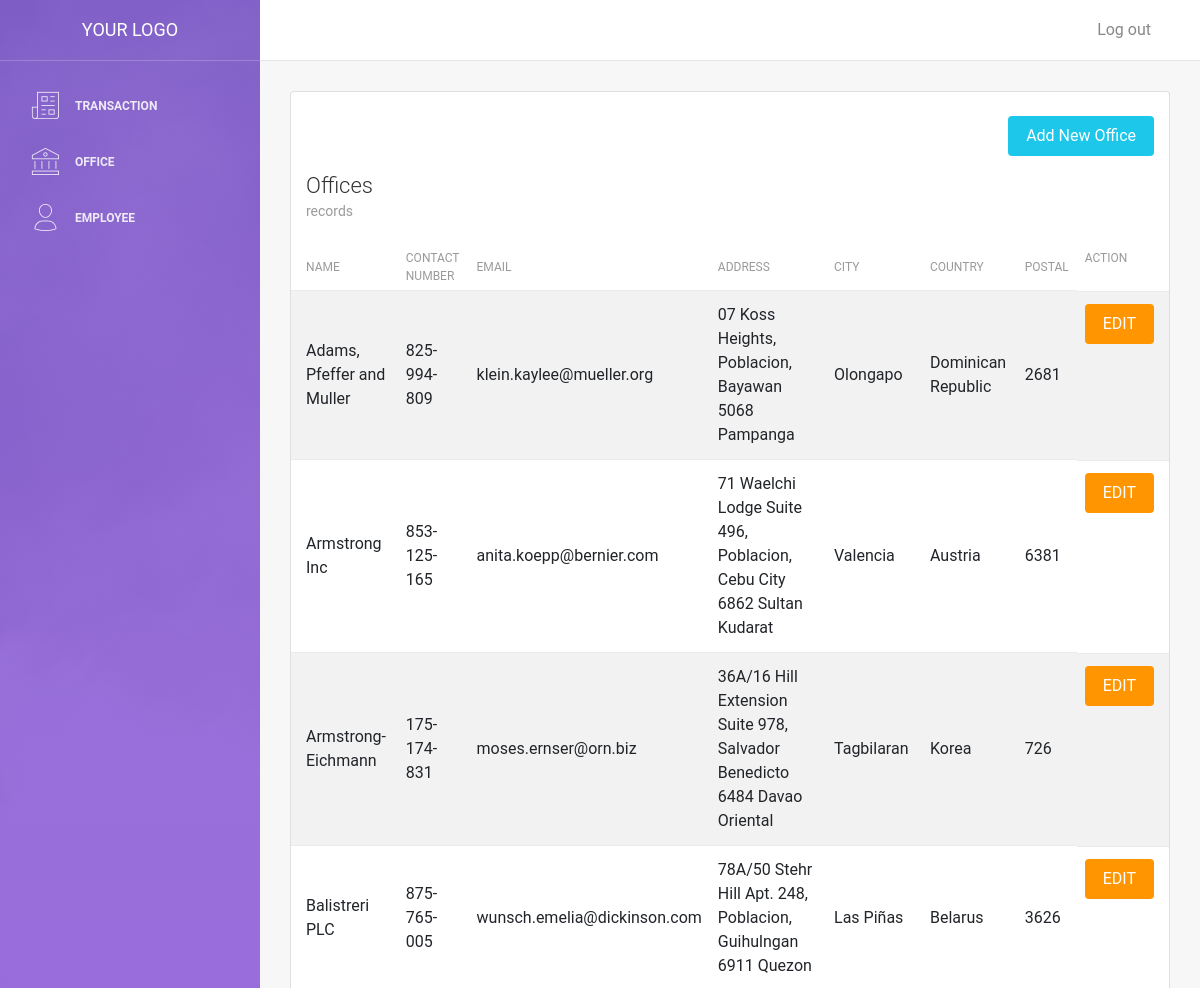
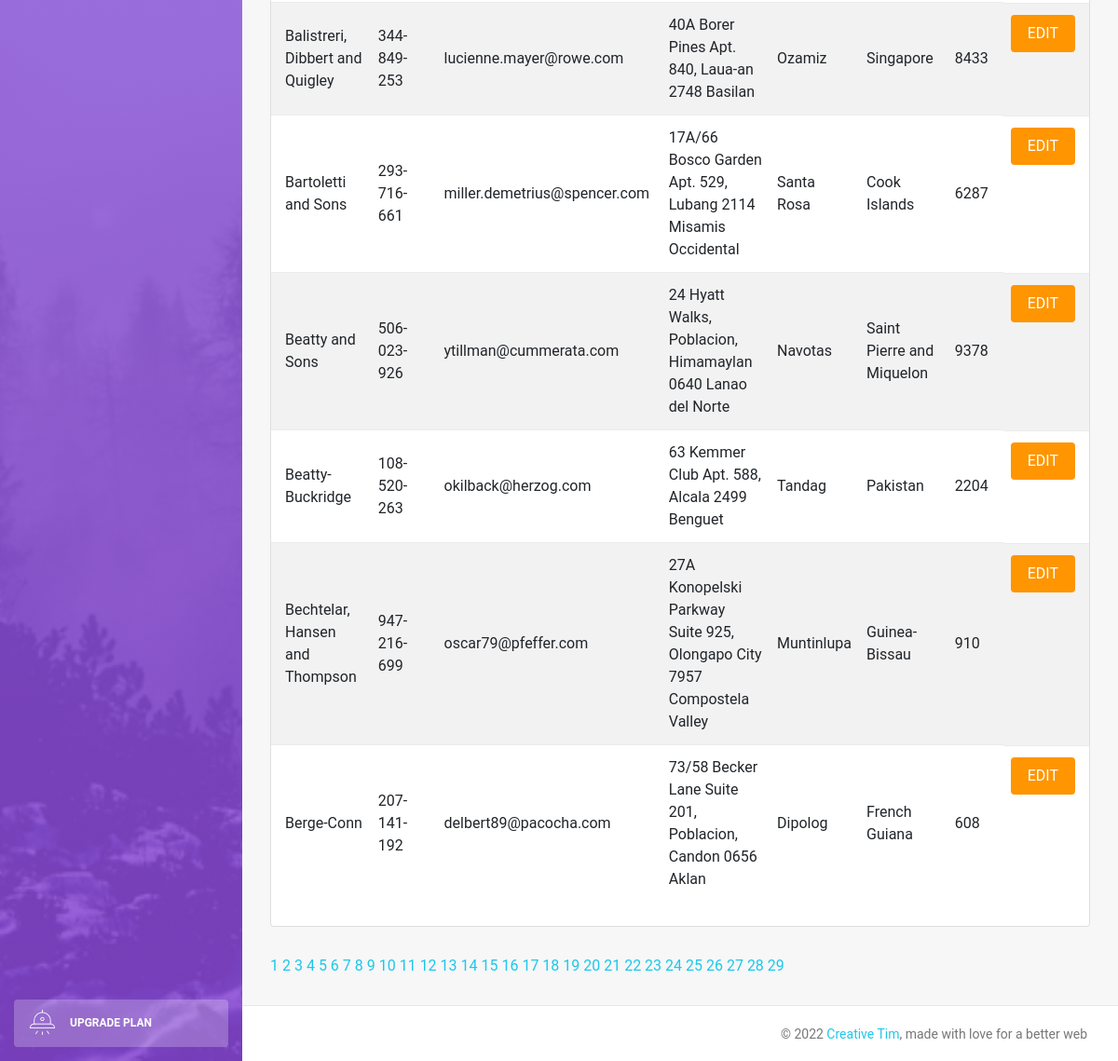
Screenshot of /office.php with the database file from the repository (2 pictures, top to bottom).
### tables this page shows
CREATE TABLE IF NOT EXISTS `office` (
  `id` int NOT NULL AUTO_INCREMENT,
  `name` varchar(45) NOT NULL,
  `contactnum` varchar(45) DEFAULT NULL,
  `email` varchar(45) DEFAULT NULL,
  `address` varchar(100) DEFAULT NULL,
  `city` varchar(45) DEFAULT NULL,
  `country` varchar(45) DEFAULT NULL,
  `postal` int DEFAULT NULL,
  PRIMARY KEY (`id`)
);

### office.php (the view, shortened to what this page needs)
<!DOCTYPE html>
<html lang="en">
<head>
    <link rel="stylesheet" href="https://maxcdn.bootstrapcdn.com/font-awesome/latest/css/font-awesome.min.css" />
    <link href="assets/css/bootstrap.min.css" rel="stylesheet" />
    <link href="assets/css/light-bootstrap-dashboard.css?v=2.0.0 " rel="stylesheet" />
</head>
<?php
    require "config/db.php";
    $result_per_page = 10;
    $query01 = "SELECT * FROM office";
    $resultRows = mysqli_query($conn, $query01);
    $number_of_results = mysqli_num_rows($resultRows);
    $number_of_page = ceil($number_of_results / $result_per_page);
    if(!isset($_GET['page'])){
        $page=1;
    }else{
        $page = $_GET['page'];
    }
    $page_first_result = ($page-1) * $result_per_page;
    $query = "SELECT id, name, contactnum, email, address, city, country, postal FROM office ORDER BY name LIMIT $page_first_result, $result_per_page" ;
    $result = mysqli_query($conn, $query);
    $office = mysqli_fetch_all($result, MYSQLI_ASSOC);
?>
<body>
    <div class="wrapper">
        <div class="sidebar" data-image="assets/img/sidebar-5.jpg">
            <div class="sidebar-wrapper">
                <?php include('includes/sidebar.php')?>
            </div>
        <div class="main-panel">
            <nav class="navbar navbar-expand-lg " color-on-scroll="500">
                <?php include('includes/navbar.php'); ?>
            </nav>
            <div class="content">
                <div class="container-fluid">
                    <div class="row">
                        <div class="col-md-12">
                            <div class="card strpied-tabled-with-hover">
                                <br/>
                                <div class="col-md-12">
                                    <a href="office-add.php">
                                        <button type="submit" class="btn btn-info btn-fill pull-right">Add New Office</button>
                                    </a>
                                </div>
                                <div class="card-header">
                                    <h4 class="card-title">Offices</h4>
                                    <p class="card-category">records</p>
                                </div>
                                <div class="card-body table-full-width table-responsive">
                                    <table class="table table-hover table-striped">
                                        <thead>
                                            <th>NAME</th>
                                            <th>CONTACT NUMBER</th>
                                            <th>EMAIL</th>
                                            <th>ADDRESS</th>
                                            <th>CITY</th>
                                            <th>COUNTRY</th>
                                            <th>POSTAL</th>
                                            <th>ACTION</th>
                                        </thead>
                                        <tbody>
                                            <?php foreach ($office as $offices): ?>
                                                <tr>
                                                    <td><?php echo $offices['name'];?></td>
                                                    <td><?php echo $offices['contactnum'];?></td>
                                                    <td><?php echo $offices['email'];?></td>
                                                    <td><?php echo $offices['address'];?></td>
                                                    <td><?php echo $offices['city'];?></td>
                                                    <td><?php echo $offices['country'];?></td>
                                                    <td><?php echo $offices['postal'];?></td>
                                                    <td>
                                                        <a href="office-edit.php?office_id=<?php echo $offices['id']?>">
                                                            <button type="submit" class="btn btn-warning btn-fill pull-right">EDIT</button>
                                                        </a>
                                                    </td>
                                                </tr>
                                            <?php endforeach ?>
                                        </tbody>
                                    </table>
                                </div>
                            </div>
                        </div>
                    </div>
                    <?php
                        for($page=1; $page <= $number_of_page; $page++){
                            echo "<a href=\"office.php?page=$page\"'> $page</a>";
                        }
                    ?>
                </div>
            </div>
            <footer class="footer">
                <div class="container-fluid">
                    <nav>
                        <p class="copyright text-center">
                            ©
                            <a href="http://www.creative-tim.com">Creative Tim</a>, made with love for a better web
                        </p>
                    </nav>
                </div>
            </footer>
        </div>
    </div>
</body>
</html>

### rows the page displays
office: name "Adams, Pfeffer and Muller", contactnum "825-994-809", email "klein.kaylee@mueller.org", address "07 Koss Heights, Poblacion, Bayawan 5068 Pampanga", city "Olongapo", country "Dominican Republic", postal "2681"
office: name "Armstrong Inc", contactnum "853-125-165", email "anita.koepp@bernier.com", address "71 Waelchi Lodge Suite 496, Poblacion, Cebu City 6862 Sultan Kudarat", city "Valencia", country "Austria", postal "6381"
office: name "Armstrong-Eichmann", contactnum "175-174-831", email "moses.ernser@orn.biz", address "36A/16 Hill Extension Suite 978, Salvador Benedicto 6484 Davao Oriental", city "Tagbilaran", country "Korea", postal "726"
office: name "Balistreri PLC", contactnum "875-765-005", email "wunsch.emelia@dickinson.com", address "78A/50 Stehr Hill Apt. 248, Poblacion, Guihulngan 6911 Quezon", city "Las Piñas", country "Belarus", postal "3626"
office: name "Balistreri, Dibbert and Quigley", contactnum "344-849-253", email "lucienne.mayer@rowe.com", address "40A Borer Pines Apt. 840, Laua-an 2748 Basilan", city "Ozamiz", country "Singapore", postal "8433"
office: name "Bartoletti and Sons", contactnum "293-716-661", email "miller.demetrius@spencer.com", address "17A/66 Bosco Garden Apt. 529, Lubang 2114 Misamis Occidental", city "Santa Rosa", country "Cook Islands", postal "6287"
office: name "Beatty and Sons", contactnum "506-023-926", email "ytillman@cummerata.com", address "24 Hyatt Walks, Poblacion, Himamaylan 0640 Lanao del Norte", city "Navotas", country "Saint Pierre and Miquelon", postal "9378"
office: name "Beatty-Buckridge", contactnum "108-520-263", email "okilback@herzog.com", address "63 Kemmer Club Apt. 588, Alcala 2499 Benguet", city "Tandag", country "Pakistan", postal "2204"
office: name "Bechtelar, Hansen and Thompson", contactnum "947-216-699", email "oscar79@pfeffer.com", address "27A Konopelski Parkway Suite 925, Olongapo City 7957 Compostela Valley", city "Muntinlupa", country "Guinea-Bissau", postal "910"
office: name "Berge-Conn", contactnum "207-141-192", email "delbert89@pacocha.com", address "73/58 Becker Lane Suite 201, Poblacion, Candon 0656 Aklan", city "Dipolog", country "French Guiana", postal "608"
